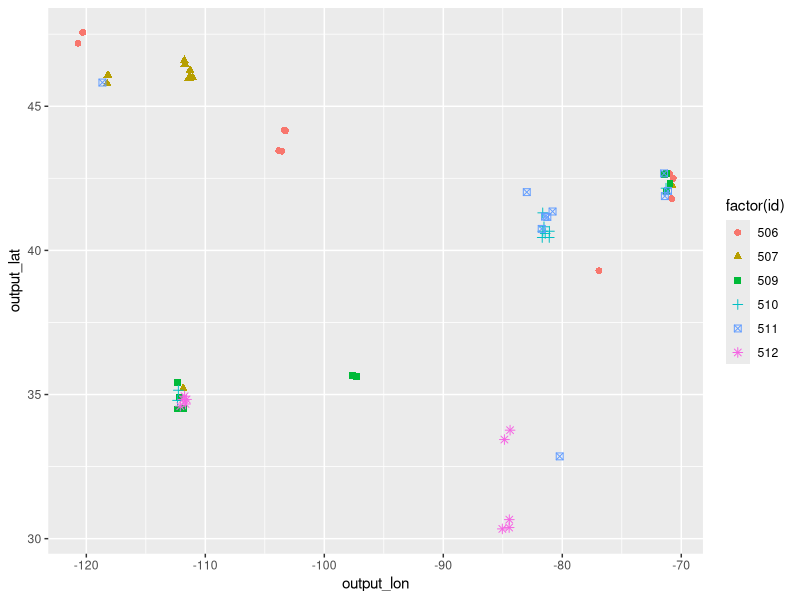
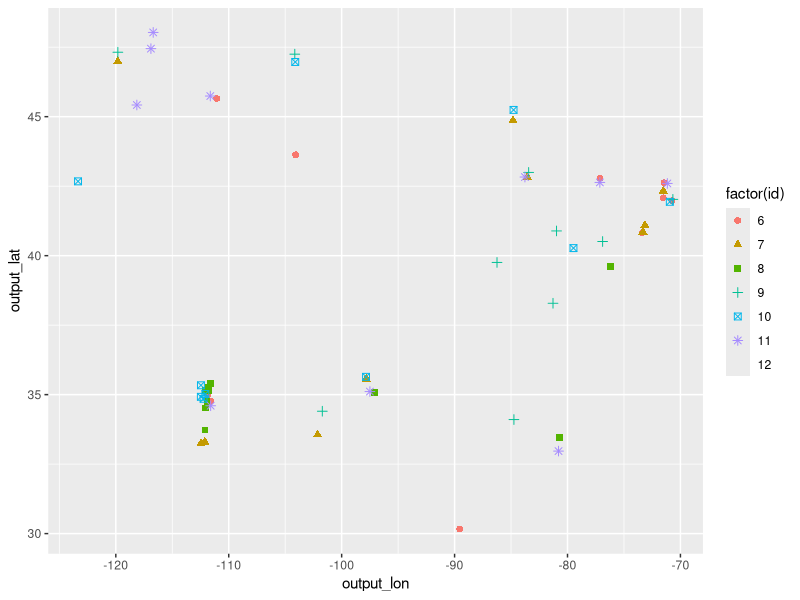
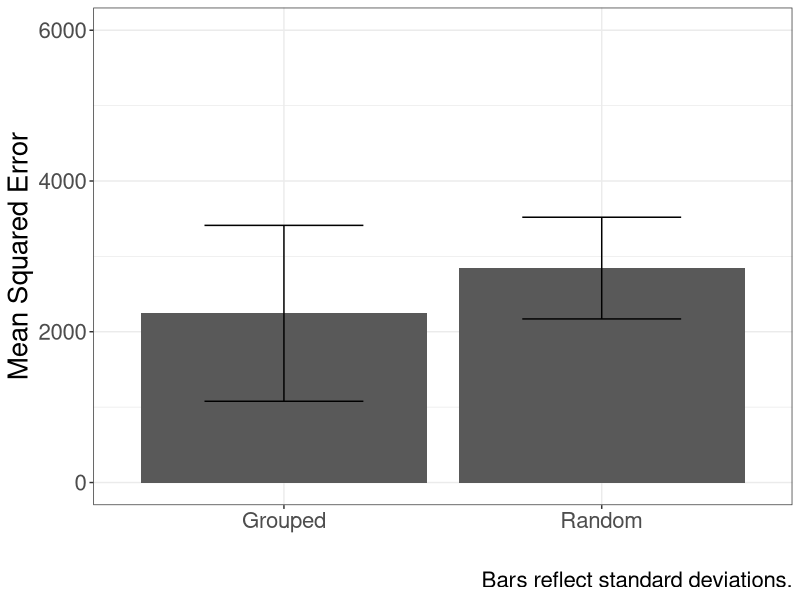
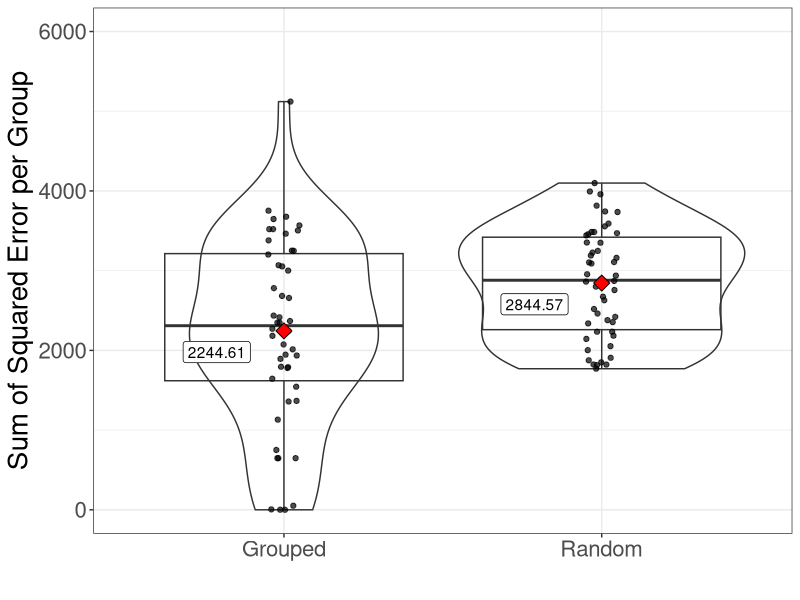
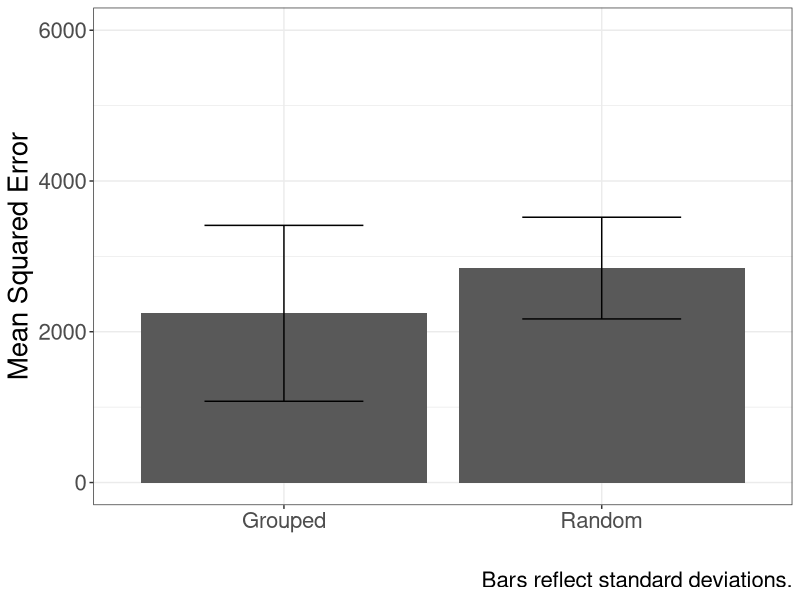
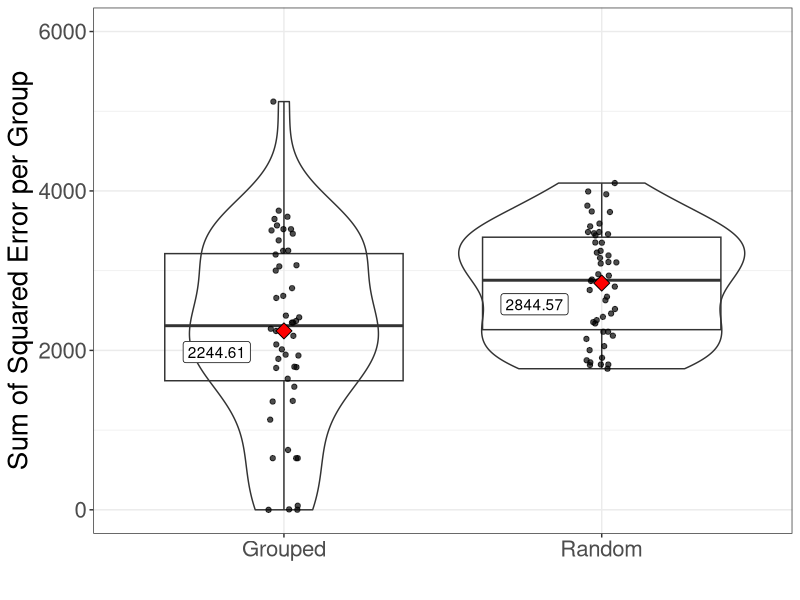

Recreate these plots in R, in order.
library(tidyverse)

group <- read.csv('result_laptop.csv')
random <- read.csv('result_desktop.csv')
random$id <- rep(1:50, each = 10)


group_summary <- group %>% 
  group_by(id) %>% 
  summarize(lat_mean = mean(output_lat), lon_mean = mean(output_lon)) %>% 
  inner_join(group) %>% 
  mutate(deviation = ((output_lat - lat_mean)^2 + (output_lon - lon_mean)^2)) %>% 
  group_by(id) %>% 
  summarize(sse = sum(deviation))

group %>% 
  filter(id > 505 & id < 513) %>% 
  ggplot(aes(x = output_lon, y = output_lat, group = factor(id))) +
  geom_jitter(aes(color = factor(id), shape = factor(id)), width = .5, height = .5, size = 2)


random_summary <- random %>% 
  group_by(id) %>% 
  summarize(lat_mean = mean(output_lat), lon_mean = mean(output_lon)) %>% 
  inner_join(random) %>% 
  mutate(deviation = ((output_lat - lat_mean)^2 + (output_lon - lon_mean)^2)) %>% 
  group_by(id) %>% 
  summarize(sse = sum(deviation))

random %>% 
  filter(id > 5 & id < 13) %>% 
  ggplot(aes(x = output_lon, y = output_lat, group = factor(id))) +
  geom_jitter(aes(color = factor(id), shape = factor(id)), height = 0.5, width = 0.5, size = 2)


random_summary$group <- 'Random'
group_summary$group <- 'Grouped'
summary_data <- rbind(random_summary, group_summary)


## standard bar plot
summary_data %>% 
  group_by(group) %>% 
  summarize(mse = mean(sse), sd = sd(sse)) %>% 
  ggplot(aes(x = group, y = mse)) +
  geom_bar(stat = 'identity') + 
  geom_errorbar(aes(ymin = mse - sd, ymax = mse + sd), width = 0.5) + 
  ylim(0, 6000) + 
  labs(
    y = 'Mean Squared Error',
    x = '',
    caption = 'Bars reflect standard deviations.'
  ) + 
  theme_bw() + 
  theme(text = element_text(size = 20))

ggsave('matcher_validation.png', height = 720 / 96, width = 1280 / 96, units = 'in')

cond_means <- summary_data %>% 
  group_by(group) %>% 
  summarize(mse = mean(sse))

summary_data %>% 
  ggplot(aes(x = group, y = sse)) + 
  geom_violin(fill = NA, alpha = 0.2) + 
  geom_boxplot(fill = NA, alpha = 0.3) +
  geom_jitter(alpha = .7, height = 0, width = .05) + 
  geom_point(data = cond_means, aes(x = group, y = mse), size = 4, shape = 23, color = 'black', fill = 'red') + 
  geom_label(data = cond_means, aes(x = group, y = mse, label = round(mse, 2)), hjust = 1.5, vjust = 1.5) + 
  labs(
    x = '',
    y = 'Sum of Squared Error per Group'
  ) + 
  ylim(0, 6000) + 
  theme_bw() + 
  theme(text = element_text(size = 20))

ggsave('matcher_validation_detail.png', height = 720 / 96, width = 1280 / 96, units = 'in')






